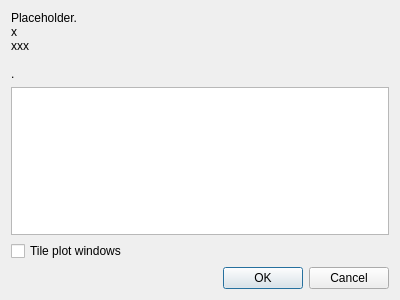
<?xml version="1.0" encoding="UTF-8"?>
<ui version="4.0">
 <class>SelectPlotWindowDialog</class>
 <widget class="QDialog" name="SelectPlotWindowDialog">
  <property name="geometry">
   <rect>
    <x>0</x>
    <y>0</y>
    <width>400</width>
    <height>300</height>
   </rect>
  </property>
  <property name="windowTitle">
   <string>Dialog</string>
  </property>
  <layout class="QVBoxLayout" name="verticalLayout">
   <item>
    <widget class="QLabel" name="label">
     <property name="text">
      <string>Placeholder.
x
xxx

.</string>
     </property>
     <property name="alignment">
      <set>Qt::AlignJustify|Qt::AlignVCenter</set>
     </property>
     <property name="wordWrap">
      <bool>true</bool>
     </property>
    </widget>
   </item>
   <item>
    <widget class="QListWidget" name="listWidget"/>
   </item>
   <item>
    <widget class="QCheckBox" name="checkTileSubWindows">
     <property name="text">
      <string>Tile plot windows</string>
     </property>
    </widget>
   </item>
   <item>
    <widget class="QDialogButtonBox" name="buttonBox">
     <property name="orientation">
      <enum>Qt::Horizontal</enum>
     </property>
     <property name="standardButtons">
      <set>QDialogButtonBox::Cancel|QDialogButtonBox::Ok</set>
     </property>
    </widget>
   </item>
  </layout>
 </widget>
 <resources/>
 <connections>
  <connection>
   <sender>buttonBox</sender>
   <signal>accepted()</signal>
   <receiver>SelectPlotWindowDialog</receiver>
   <slot>accept()</slot>
   <hints>
    <hint type="sourcelabel">
     <x>248</x>
     <y>254</y>
    </hint>
    <hint type="destinationlabel">
     <x>157</x>
     <y>274</y>
    </hint>
   </hints>
  </connection>
  <connection>
   <sender>buttonBox</sender>
   <signal>rejected()</signal>
   <receiver>SelectPlotWindowDialog</receiver>
   <slot>reject()</slot>
   <hints>
    <hint type="sourcelabel">
     <x>316</x>
     <y>260</y>
    </hint>
    <hint type="destinationlabel">
     <x>286</x>
     <y>274</y>
    </hint>
   </hints>
  </connection>
 </connections>
</ui>
